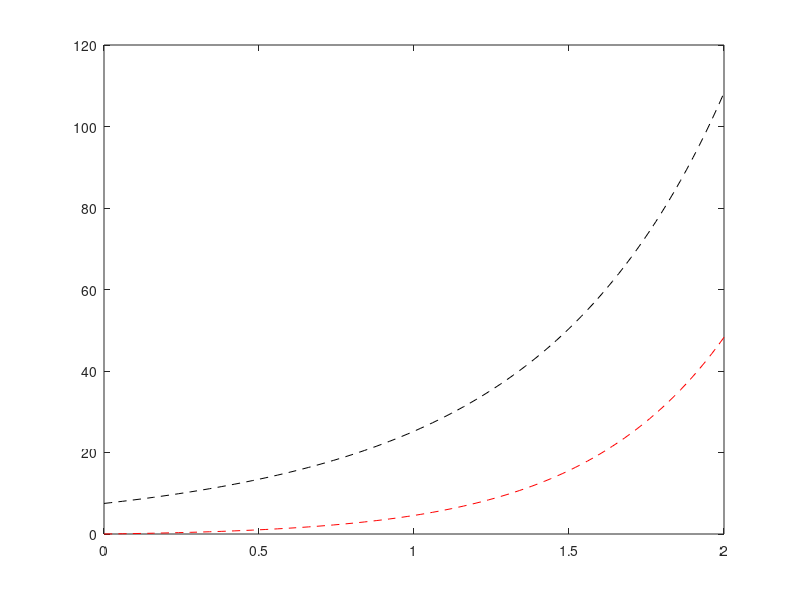

MATLAB code to generate this figure:
clear
x=linspace(0,2,101);
dx=0.02;
%해석해
ya=9/2*exp(x)+5/4*exp(2*x)+1/2*x.^2+3/2*x+7/4;
y1(1)=0;
y2(1)=1;
for i =1:100
    y1(i+1)=y1(i)+y2(i)*dx;
    y2(i+1)=y2(i)+(x(i)^2+3*y2(i)-2*y1(i))*dx;
end
plot(x,ya,'k--')
hold on
plot(x,y1,'r--')
hold off
